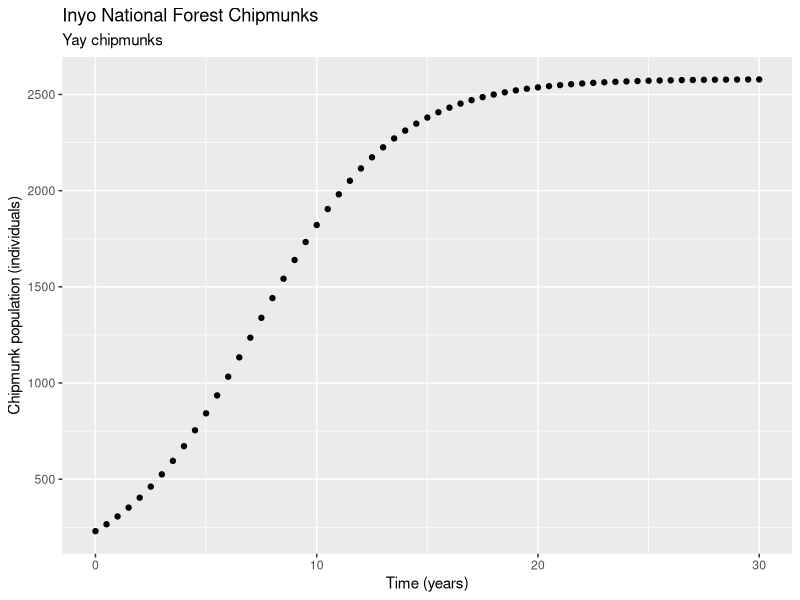

This figure's R source:
## ---- chunk 1
knitr::opts_chunk$set(echo = TRUE)

library(tidyverse)
## ---- chunk 2
# Examples of logarithms (used hashtag for comments)

log(4)

# Example of exponents

exp(5)

log(exp(1))
## ---- chunk 3
# A sequence from 1 to 20, by increments of 1

ex_1 <- seq(from = 1, to = 20, by = 1)
# vector from 0 to 40 by increments of 0.2
ex_2 <- seq(from = 0, to = 40, by = 0.2)
#vector from 1 to 5000 by increments of 10
ex_3 <- seq(from = 1, to = 5000, by = 10)
## ---- chunk 4
pop_logistic <- function(capacity, initial_pop, rate, time_yr) {
  
  capacity/(1 + ((capacity - initial_pop) / initial_pop) * exp(-rate * time_yr))
  
}
pop_logistic(capacity = 2580, initial_pop = 230, rate = 0.32, time_yr = 2.4)
  
# use squigle brackets { } when defining a function
## ---- chunk 5
time_vec <- seq(from = 0, to = 30, by = 0.5) 

## ---- chunk 6
chipmunk_pop <- pop_logistic(capacity = 2580, initial_pop = 230, rate = 0.32, time_yr = time_vec)
## ---- chunk 7

chipmunk_df <- data.frame(time_vec, chipmunk_pop)

chipmunk_df  #call the data frame
## ---- chunk 8

ggplot(data = chipmunk_df, aes(x = time_vec, y = chipmunk_pop)) + 
  geom_point() +
  labs(x = "Time (years)",
      y = "Chipmunk population (individuals)",
      title = "Inyo National Forest Chipmunks",
      subtitle = "Yay chipmunks")
  #add axis labels and units with labs
